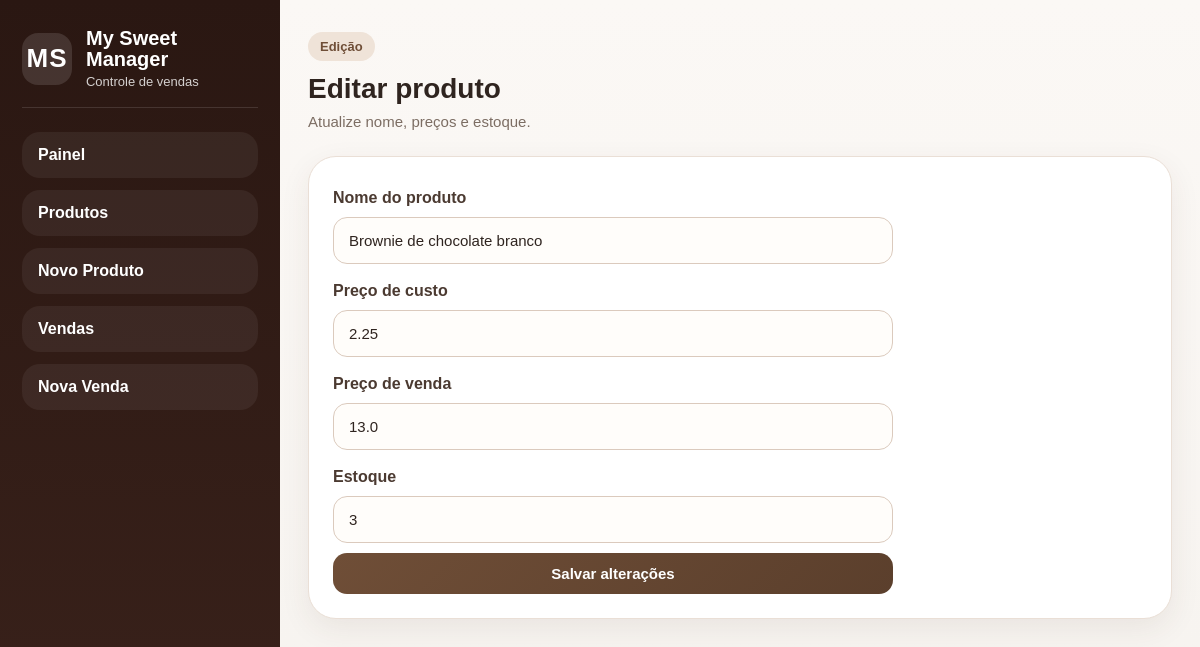
Page /produtos/editar/1 on the committed database.
### models.py (models this page shows)
class Produto(db.Model):
    id = db.Column(db.Integer, primary_key=True)
    nome = db.Column(db.String(100), nullable=False)
    preco_custo = db.Column(db.Float, nullable=False)
    preco_venda = db.Column(db.Float, nullable=False)
    estoque = db.Column(db.Integer, nullable=False)

### app.py (the view, shortened to what this page needs)
@app.route('/produtos/editar/<int:id>', methods=['GET', 'POST'])
def editar_produto(id):
    produto = Produto.query.get_or_404(id)
    return render_template(
        'editar_produto.html',
        produto=produto
    )

### templates/editar_produto.html (shortened to what this page needs)
{% extends 'base.html' %}
{% block content %}
<div class="page-header">
    <div>
        <span class="tag">Edição</span>
        <h2 class="titulo">Editar produto</h2>
        <p class="subtitulo">Atualize nome, preços e estoque.</p>
    </div>
</div>
<div class="form-box">
    <form method="POST" class="formulario">
        <label>Nome do produto</label>
        <input type="text" name="nome" value="{{ produto.nome }}" required>
        <label>Preço de custo</label>
        <input type="number" step="0.01" name="preco_custo" value="{{ produto.preco_custo }}" required>
        <label>Preço de venda</label>
        <input type="number" step="0.01" name="preco_venda" value="{{ produto.preco_venda }}" required>
        <label>Estoque</label>
        <input type="number" name="estoque" value="{{ produto.estoque }}" required>
        <button type="submit" class="botao">Salvar alterações</button>
    </form>
</div>
{% endblock %}

### static/style.css (style rules this page uses)
* { margin: 0; padding: 0; box-sizing: border-box; }
:root { --bg: #f6f3ef; --sidebar: #2a1712; --sidebar-2: #3a221b; --card: #ffffff; --text: #2f241f; --muted: #7c6d63; --primary: #6f4e37; --primary-dark: #5b3f2c; --accent: #b08968; --border: #eadfd6; --success-bg: #ecf8f0; --success-text: #256b45; --danger: #b04a4a; --danger-dark: #913b3b; --edit: #557c83; --edit-dark: #45676d; --low-bg: #fff0f0; --low-text: #a23f3f; --low-border: #f1c9c9; --ok-bg: #eef8f1; --ok-text: #2f7a4e; --ok-border: #cfe6d7; --shadow: 0 10px 30px rgba(81, 57, 41, 0.08); --radius: 24px; }
body { font-family: Arial, sans-serif; background: linear-gradient(180deg, #fbf8f5 0%, var(--bg) 100%); color: var(--text); }
.page-header { margin-bottom: 26px; display: flex; justify-content: space-between; align-items: end; gap: 16px; flex-wrap: wrap; }
.tag { display: inline-block; padding: 7px 12px; border-radius: 999px; background: #efe3d8; color: var(--primary); font-size: 13px; font-weight: 700; margin-bottom: 12px; }
.titulo { font-size: 28px; margin-bottom: 8px; }
.subtitulo { color: var(--muted); font-size: 15px; }
.botao { display: inline-flex; align-items: center; justify-content: center; text-decoration: none; border: none; background: linear-gradient(135deg, var(--primary), var(--primary-dark)); color: white; border-radius: 14px; padding: 12px 18px; font-size: 15px; font-weight: 700; cursor: pointer; transition: 0.2s ease; }
.form-box, .tabela-box, .busca-box { background: white; border: 1px solid var(--border); border-radius: 28px; padding: 24px; box-shadow: var(--shadow); margin-bottom: 20px; }
.formulario { max-width: 560px; display: flex; flex-direction: column; gap: 10px; }
.formulario label { margin-top: 8px; font-weight: 700; color: #4b3a31; }
.formulario input, .formulario select, .form-busca input { width: 100%; padding: 14px 15px; border: 1px solid #dbcabd; border-radius: 14px; font-size: 15px; background: #fffdfa; color: var(--text); }

### rows in the picture
Produto: nome "Brownie de chocolate branco", preco_custo "2.25", preco_venda "13.0", estoque "3"
